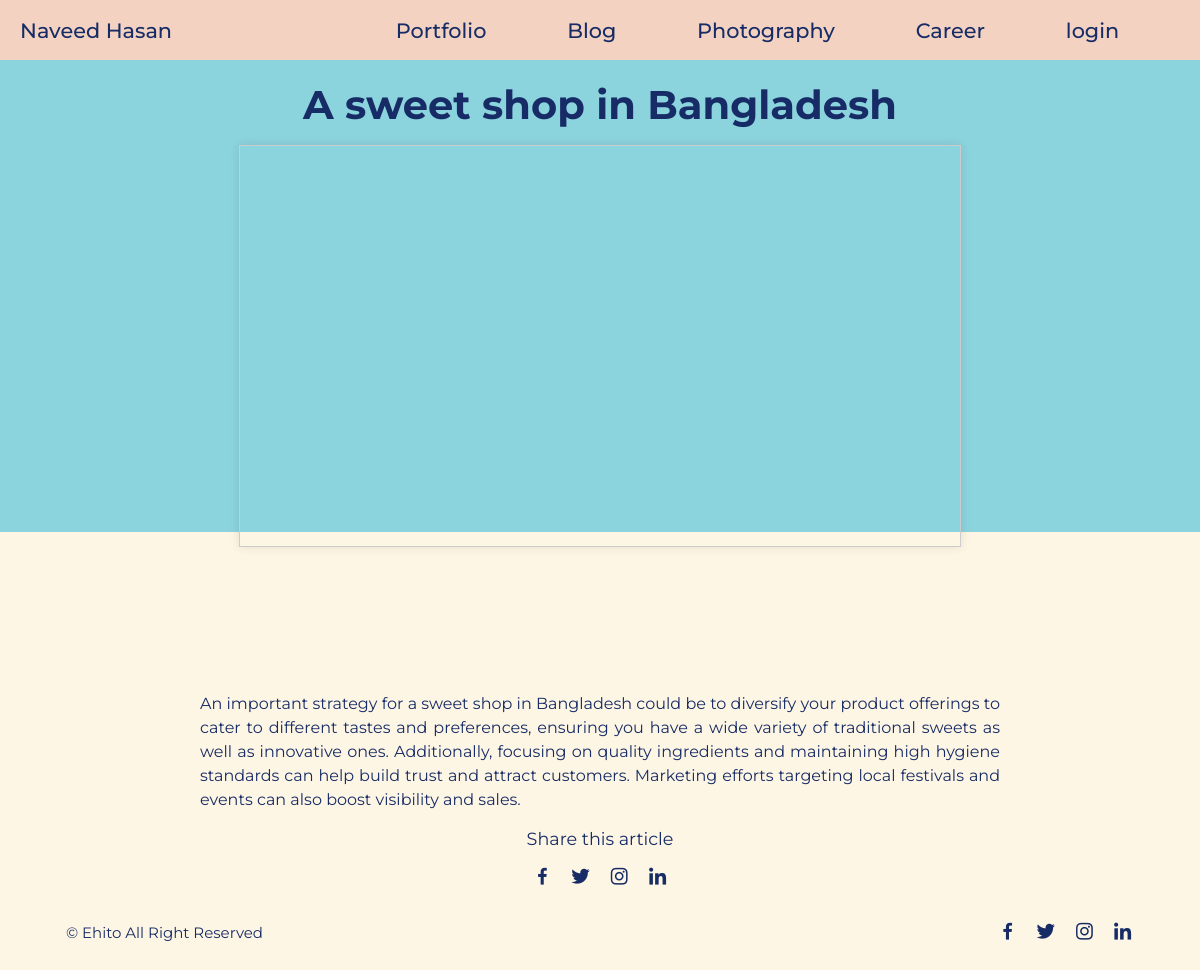
Screenshot of /career/case_study/2 with the database file from the repository.
### models/case_study.py (models this page shows, shortened)
class CaseStudies(db.Model):
    id = db.Column(db.Integer, primary_key=True)
    title = db.Column(db.String)
    description = db.Column(db.String)
    date = db.Column(db.String(100))
    category = db.Column(db.String(100))
    pdf_path = db.Column(db.String(1000))
    cover_path = db.Column(db.String(1000))

### resources/career.py (the view)
class CaseStudy(Resource):
    def get(self, case_id):
        case_study = CaseStudies.query.filter_by(id=case_id).first()
        return make_response(render_template('case_study_page.html', case_study=case_study))

### templates/case_study_page.html (shortened to what this page needs)
{% extends "base.html" %}
    {% block style %}
    <link rel="stylesheet" type="text/css" href="{{ url_for('static', filename='styles/post_page.css') }}">
    <link href='https://unpkg.com/boxicons@2.1.4/css/boxicons.min.css' rel='stylesheet'>
    {% endblock %}
    {% block content %}
    <section class="post-header">
        <div class="header-content post-container">
            <h1 class="header-title">{{case_study.title}}</h1>
            <iframe src="{{ case_study.pdf_path }}" allow="autoplay"></iframe>
        </div>
    </section>
    <section class="post-content post-container">
        <p class="post-text"> {{ case_study.description | safe }} </p>
    </section>
    <div class="share post-container">
        <span class="share-title">Share this article</span>
            <div class="social">
                <a href="#"><i class='bx bxl-facebook'></i></a>
                <a href="#"><i class='bx bxl-twitter'></i></a>
                <a href="#"><i class='bx bxl-instagram'></i></a>
                <a href="#"><i class='bx bxl-linkedin' ></i></a>
            </div>
        </div>
    <div class="footer container">
        <p>&#169; Ehito All Right Reserved</p>
        <div class="social">
            <a href="#"><i class='bx bxl-facebook'></i></a>
            <a href="#"><i class='bx bxl-twitter'></i></a>
            <a href="#"><i class='bx bxl-instagram'></i></a>
            <a href="#"><i class='bx bxl-linkedin'></i></a>
        </div>
    </div>
    {% endblock %}

### static/styles/base.css (style rules this page uses)
* { font-family: "montserrat", sans-serif; margin: 0; padding: 0; color: var(--text-color) }
:root { --bg-color: #fef6e4; --text-color: #172c66; --highligh-color: #001858; --container-color: #8bd3dd; --secondary-color: #f582ae; --navbar-color: #f3d2c1; --notification-color: red; }
body { background-color: var(--bg-color); }
a { text-decoration: none; }

### static/styles/post_page.css (style rules this page uses)
* { font-family: "montserrat", sans-serif; margin: 0; padding: 0; color: var(--text-color) }
:root { --bg-color: #fef6e4; --text-color: #172c66; --highligh-color: #001858; --container-color: #8bd3dd; --secondary-color: #f582ae; --navbar-color: #f3d2c1; --notification-color: red; }
body { display: flex; flex-direction: column; justify-content: center; background-color: var(--bg-color); }
a { text-decoration: none; }
.post-header { width: 100%; height: 500px; display: grid; background-color: var(--container-color); }
.post-container { max-width: 800px; margin: auto; width: 100%; }
.header-content { display: flex; flex-direction: column; align-items: center; margin-top: 2rem !important; }
.header-title { width: 90%; font-size: 2.5rem; text-align: center; margin: 1rem 0 1rem 0; }
.post-content { margin-top: 10rem; }
.post-content p { line-height: 1.5rem; margin: 1rem 0; text-align: justify; }
.share { display: flex; flex-direction: column; align-items: center; row-gap: 1rem; }
.share-title { font-size: 1.1rem; }
.footer { display: flex; justify-content: space-between; align-items: center; padding: 30px 0; }
.footer p { font-size: 0.938rem; }
.social { display: flex; align-items: center; column-gap: 1rem; }
.social .bx { font-size: 1.4rem; color: var(--text-color); }
.container { max-width: 1068px; margin: auto; width: 90%; }
iframe { width: 90%; height: 400px; border: 1px solid #ccc; box-shadow: 0 0 10px rgba(0, 0, 0, 0.1); }

### rows the page displays
CaseStudies: title "A sweet shop in Bangladesh", description "An important strategy for a sweet shop in Bangladesh could be to diversify your product offerings to cater to different tastes and preferences, ensuring you have a wide variety of traditional sweets as well as innovative ones. Additionally, focusing on quality ingredients and maintaining high hygiene standards can help build trust and attract customers. Marketing efforts targeting local festivals and events can also boost visibility and sales."
